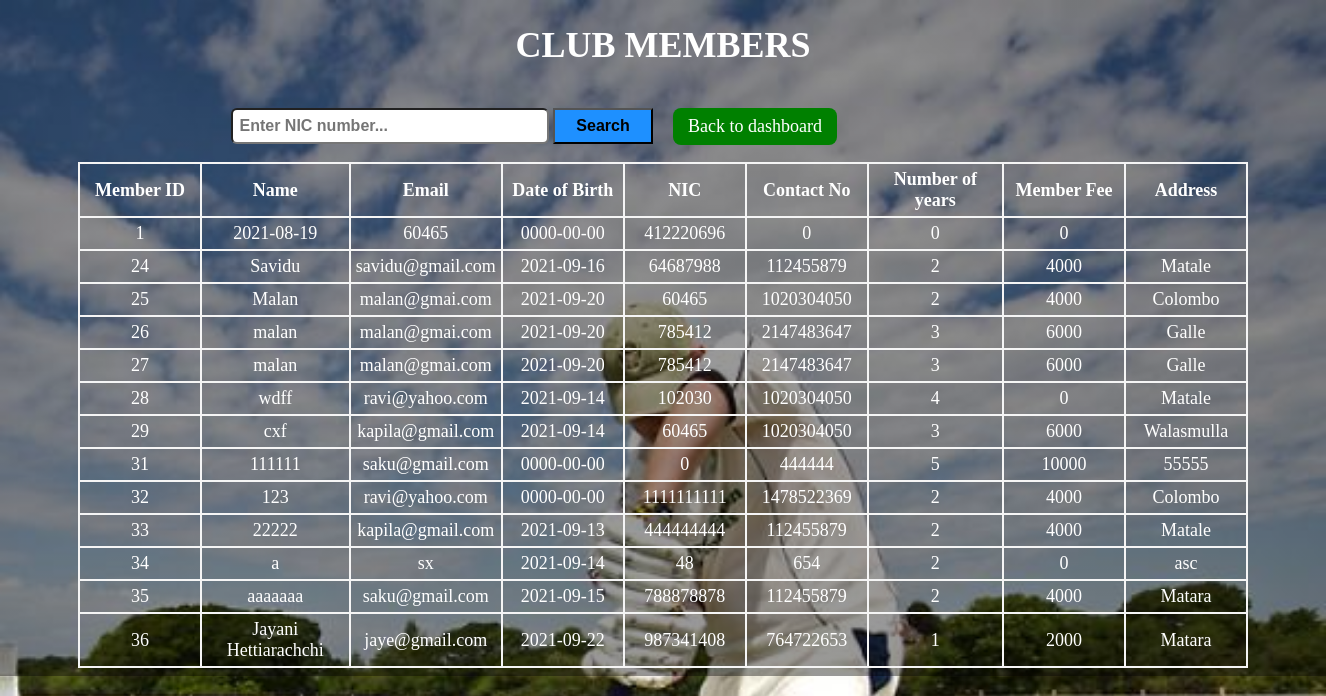
The page /showmember.php on the database as committed earlier.
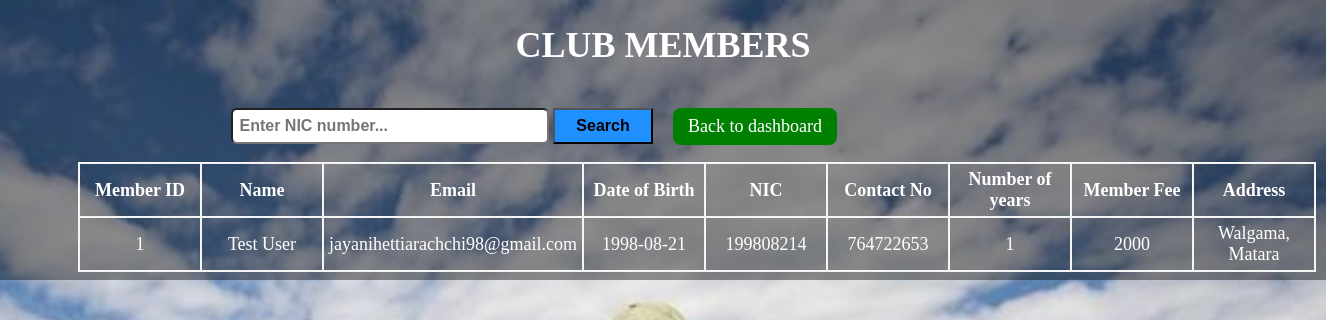
The same page on the database as committed later.
### tables this page shows
CREATE TABLE `member` (
  `member_id` int(10) NOT NULL,
  `name` varchar(50) NOT NULL,
  `email` varchar(50) NOT NULL,
  `dob` date NOT NULL,
  `id` int(10) NOT NULL,
  `contact_no` int(10) NOT NULL,
  `no_of_years` int(5) NOT NULL,
  `member_fee` float NOT NULL,
  `address` varchar(50) NOT NULL
);

### showmember.php (the view, shortened to what this page needs)
<!DOCTYPE html>
<html>
    <head>
        <link rel="stylesheet" href="./css/showmember.css">
    </head>
    <body>
        <div class="heading"><center><h1>CLUB MEMBERS</h1></center></div>
        <div class="main">
            <div class="row">
                <div class="first-row">
                    <form action="" method="post">
                        <p><center>
                            <input type="text" name="text1" placeholder="Enter NIC number...">
                            <button type="submit" name="search">Search</button>
                            </center>
                        </p>
                    </form>
                </div>
                <div class="second-row">
                    <a href="admin.php" class="return-btn">Back to dashboard</a>
                </div>
            </div>
            <table>
                <tr>
                    <th>Member ID</th>
                    <th>Name</th>
                    <th>Email</th>
                    <th>Date of Birth</th>
                    <th>NIC</th>
                    <th>Contact No</th>
                    <th>Number of years</th>
                    <th>Member Fee</th>
                    <th>Address</th>
                </tr>
            <?php
               $connection = mysqli_connect("localhost","root","","myproject");
                if(isset($_POST['search'])){
                    $no=$_POST['text1'];
                    $query = "SELECT * FROM member WHERE id ='$no'";
                    $query_run = mysqli_query($connection,$query);
                    while($result=mysqli_fetch_array($query_run)){
                        ?>
                        <tr>
                            <td><?php echo $result['member_id'];?></td>
                            <td><?php echo $result['name'];?></td>
                            <td><?php echo $result['email'];?></td>
                            <td><?php echo $result['dob'];?></td>
                            <td><?php echo $result['id'];?></td>
                            <td><?php echo $result['contact_no'];?></td>
                            <td><?php echo $result['no_of_years'];?></td>
                            <td><?php echo $result['member_fee'];?></td>
                            <td><?php echo $result['address'];?></td>
                        </tr>
                    <?php
                    }
                }
                    else{
                        $sql = "SELECT * FROM member";
                        $sql_run = mysqli_query($connection,$sql);
                        while($row=mysqli_fetch_array($sql_run)){
                            ?>
                        <tr>
                            <td><?php echo $row['member_id'];?></td>
                            <td><?php echo $row['name'];?></td>
                            <td><?php echo $row['email'];?></td>
                            <td><?php echo $row['dob'];?></td>
                            <td><?php echo $row['id'];?></td>
                            <td><?php echo $row['contact_no'];?></td>
                            <td><?php echo $row['no_of_years'];?></td>
                            <td><?php echo $row['member_fee'];?></td>
                            <td><?php echo $row['address'];?></td>
                        </tr>
                        <?php
                        }
                    }
            ?>
            </table>
        </div>
    </body>
</html>

Rows that differ between the two databases and show on the page:
removed member: member_id "24", name "Savidu", email "savidu@gmail.com", dob "2021-09-16", id "64687988", contact_no "112455879", no_of_years "2", member_fee "4000", address "Matale"
removed member: member_id "25", name "Malan", email "malan@gmai.com", dob "2021-09-20", id "60465", contact_no "1020304050", no_of_years "2", member_fee "4000", address "Colombo"
removed member: member_id "26", name "malan", email "malan@gmai.com", dob "2021-09-20", id "785412", contact_no "2147483647", no_of_years "3", member_fee "6000", address "Galle"
removed member: member_id "27", name "malan", email "malan@gmai.com", dob "2021-09-20", id "785412", contact_no "2147483647", no_of_years "3", member_fee "6000", address "Galle"
removed member: member_id "28", name "wdff", email "ravi@yahoo.com", dob "2021-09-14", id "102030", contact_no "1020304050", no_of_years "4", member_fee "0", address "Matale"
removed member: member_id "29", name "cxf", email "kapila@gmail.com", dob "2021-09-14", id "60465", contact_no "1020304050", no_of_years "3", member_fee "6000", address "Walasmulla"
removed member: member_id "31", name "111111", email "saku@gmail.com", dob "0000-00-00", id "0", contact_no "444444", no_of_years "5", member_fee "10000", address "55555"
removed member: member_id "32", name "123", email "ravi@yahoo.com", dob "0000-00-00", id "1111111111", contact_no "1478522369", no_of_years "2", member_fee "4000", address "Colombo"
removed member: member_id "33", name "22222", email "kapila@gmail.com", dob "2021-09-13", id "444444444", contact_no "112455879", no_of_years "2", member_fee "4000", address "Matale"
removed member: member_id "34", name "a", email "sx", dob "2021-09-14", id "48", contact_no "654", no_of_years "2", member_fee "0", address "asc"
removed member: member_id "35", name "aaaaaaa", email "saku@gmail.com", dob "2021-09-15", id "788878878", contact_no "112455879", no_of_years "2", member_fee "4000", address "Matara"
removed member: member_id "36", name "Jayani Hettiarachchi", email "jaye@gmail.com", dob "2021-09-22", id "987341408", contact_no "764722653", no_of_years "1", member_fee "2000", address "Matara"
changed member id 1: name "2021-08-19" → "Test User"; email "60465" → "jayanihettiarachchi98@gmail.com"; dob "0000-00-00" → "1998-08-21"; id "412220696" → "199808214"; contact_no "0" → "764722653"; no_of_years "0" → "1"; member_fee "0" → "2000"; address (not shown) → "Walgama, Matara"
